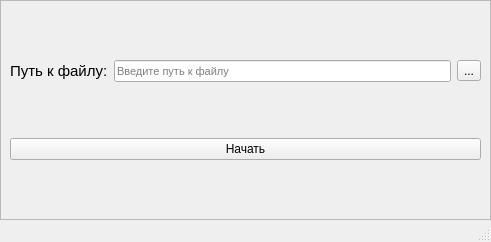
<?xml version="1.0" encoding="UTF-8"?>
<ui version="4.0">
 <class>sentimentExperimentForm</class>
 <widget class="QMainWindow" name="sentimentExperimentForm">
  <property name="geometry">
   <rect>
    <x>0</x>
    <y>0</y>
    <width>491</width>
    <height>242</height>
   </rect>
  </property>
  <property name="minimumSize">
   <size>
    <width>0</width>
    <height>0</height>
   </size>
  </property>
  <property name="windowTitle">
   <string>Провести эксперимент</string>
  </property>
  <widget class="QWidget" name="centralwidget">
   <layout class="QGridLayout" name="gridLayout_2">
    <property name="leftMargin">
     <number>0</number>
    </property>
    <property name="topMargin">
     <number>0</number>
    </property>
    <property name="rightMargin">
     <number>0</number>
    </property>
    <property name="bottomMargin">
     <number>0</number>
    </property>
    <property name="spacing">
     <number>0</number>
    </property>
    <item row="0" column="0">
     <widget class="QFrame" name="frame">
      <property name="sizePolicy">
       <sizepolicy hsizetype="Expanding" vsizetype="Expanding">
        <horstretch>0</horstretch>
        <verstretch>0</verstretch>
       </sizepolicy>
      </property>
      <property name="minimumSize">
       <size>
        <width>491</width>
        <height>201</height>
       </size>
      </property>
      <property name="frameShape">
       <enum>QFrame::StyledPanel</enum>
      </property>
      <property name="frameShadow">
       <enum>QFrame::Raised</enum>
      </property>
      <layout class="QGridLayout" name="gridLayout">
       <item row="0" column="0">
        <layout class="QHBoxLayout" name="horizontalLayout">
         <item>
          <widget class="QLabel" name="filePathLabel">
           <property name="sizePolicy">
            <sizepolicy hsizetype="Minimum" vsizetype="Fixed">
             <horstretch>0</horstretch>
             <verstretch>0</verstretch>
            </sizepolicy>
           </property>
           <property name="font">
            <font>
             <pointsize>11</pointsize>
            </font>
           </property>
           <property name="text">
            <string>Путь к файлу:</string>
           </property>
          </widget>
         </item>
         <item>
          <widget class="QLineEdit" name="filePathLineEdit">
           <property name="font">
            <font>
             <pointsize>8</pointsize>
            </font>
           </property>
           <property name="placeholderText">
            <string>Введите путь к файлу</string>
           </property>
          </widget>
         </item>
         <item>
          <widget class="QToolButton" name="filePathSelectButton">
           <property name="text">
            <string>...</string>
           </property>
          </widget>
         </item>
        </layout>
       </item>
       <item row="1" column="0">
        <widget class="QPushButton" name="makeExperimentButton">
         <property name="sizePolicy">
          <sizepolicy hsizetype="Expanding" vsizetype="Fixed">
           <horstretch>0</horstretch>
           <verstretch>0</verstretch>
          </sizepolicy>
         </property>
         <property name="text">
          <string>Начать</string>
         </property>
        </widget>
       </item>
      </layout>
     </widget>
    </item>
   </layout>
  </widget>
  <widget class="QMenuBar" name="menubar">
   <property name="geometry">
    <rect>
     <x>0</x>
     <y>0</y>
     <width>491</width>
     <height>21</height>
    </rect>
   </property>
  </widget>
  <widget class="QStatusBar" name="statusbar"/>
 </widget>
 <resources/>
 <connections/>
</ui>
